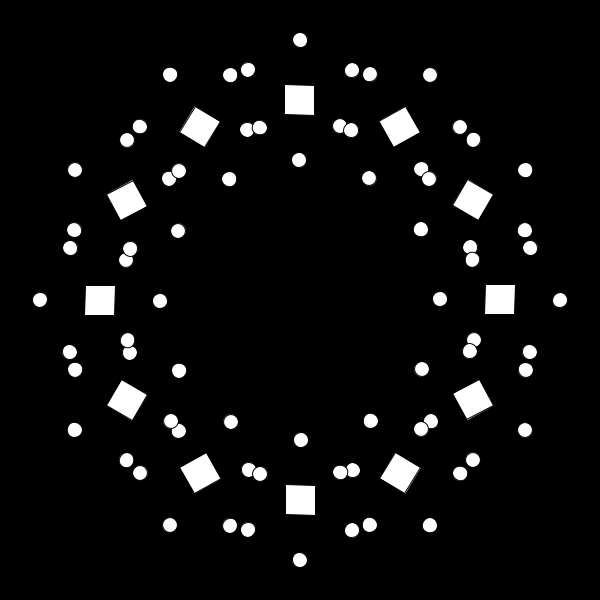
Frame 1 (no input)
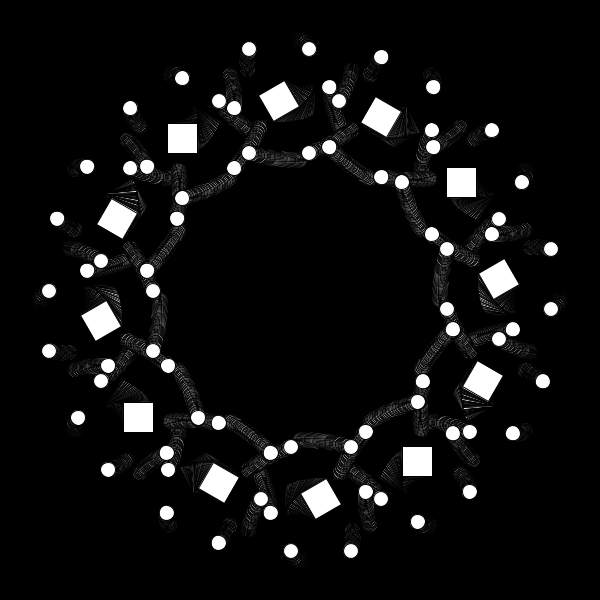
Frame 60 (the mouse pressed at the canvas centre just before this capture)
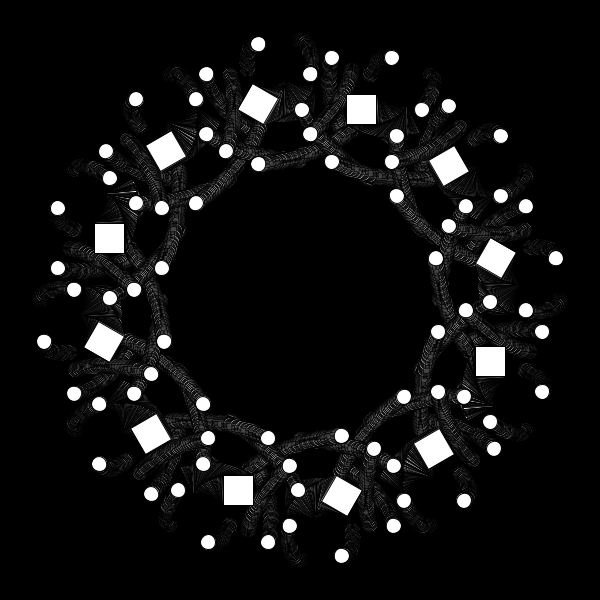
Frame 120 (the mouse held since frame 60 and released just before this capture)

The Processing sketch that drew these frames (run headless with seeded random() and noise(); from frame 60 on, the mouse is pressed at the canvas centre):

// Processing sketch: circleExperiments2
// ── circleExperiments2.pde
float rScl = 1;
void setup() {
 size(600, 600);
 background(0);
 rectMode(CENTER);
  
}


void draw() {
  pushMatrix();
  translate(.5*width, .5*height);
  for(int i = 0; i < 12; i++) {
    pushMatrix();
      float circle1X=200*rScl*sin(radians(frameCount*.1+i*30));
      float circle1Y=200*rScl*cos(radians(frameCount*.1+i*30));
      translate(circle1X, circle1Y);
      rotate(radians(frameCount+i*30));
      //fill(map(millis()%1200, 0, 1200, 0, 255));
      rect(0, 0, 30, 30);
      
      
    for(int j = 0; j < 6; j++) {
      float smallX = 60*sin(radians(frameCount*.5+j*60));
      float smallY = 60*cos(radians(frameCount*.5+j*60));
      ellipse(smallX, smallY, 15, 15);
    }
    popMatrix();  
  }
  popMatrix();
  
}
